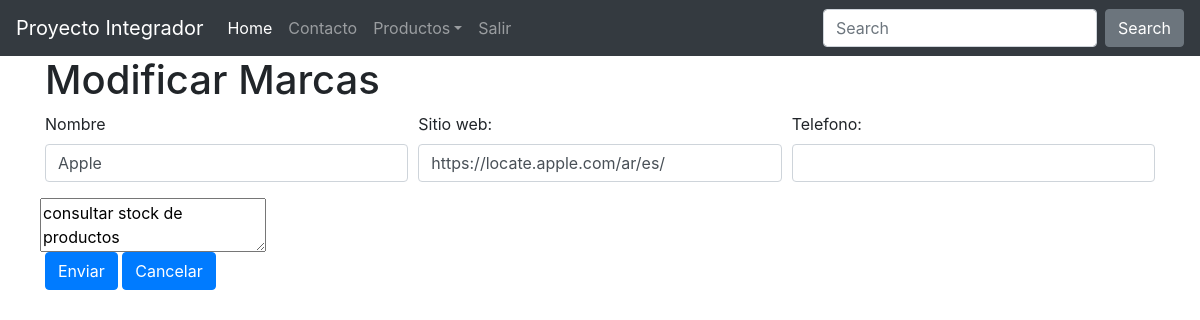
Screenshot of /marca-modificar.php?modificar=81 (signed in) with the database file from the repository.
### tables this page shows
CREATE TABLE `marcas` (
  `id_marca` int(10) UNSIGNED NOT NULL,
  `nombre` varchar(45) NOT NULL,
  `sitio_web` varchar(150) NOT NULL,
  `telefono` varchar(100) NOT NULL,
  `observaciones` varchar(500) DEFAULT NULL
);

### clases/Marca.php (called while the page is built, shortened)
<?php
    class Marca {
        public function findById($id) {
            $link=mysqli_connect('127.0.0.1','root','','digitalers');
            $sql=<<<AREASQL
                SELECT * FROM marcas WHERE id_marca='$id'
            AREASQL;
            $rs=mysqli_query($link,$sql);
            $columnas=mysqli_num_rows($rs);
            if ($columnas==1) {
                $file=mysqli_fetch_assoc($rs);
                $this->nombre=$file['nombre'];
                $this->sitio_web=$file['sitio_web'];
                $this->telefono=$file['telefono'];
                $this->observaciones=$file['observaciones'];
            } else {
                echo 'No se ha podido encontrar la marca';
            }
        }
    }

### marca_modificar_formulario.php (the view, shortened to what this page needs)
<?php
$titulo='Modificar Marcas';
echo '<h1>' . $titulo . '</h1>'
?>
<form action="" method="post">
    <div class="form-row">
        <div class="form-group col-md-4">
            <label for="nombre">Nombre</label>
            <input type="text" class="form-control" id="nombre" name="nombre" value="<?=$nombre ?>">
        </div>
        <div class="form-group col-md-4">
            <label for="web">Sitio web:</label>
            <input type="text" class="form-control" id="web" name="web" value="<?=$sitio_web ?>">
        </div>
        <div class="form-group col-md-4">
            <label for="telefono">Telefono:</label>
            <input type="number" class="form-control" id="telefono" name="telefono" value="<?=$telefono?>">
        </div>
    </div>
    <div class="form-row">
        <textarea name="observaciones" id="observaciones" placeholder="Observaciones"><?=$observaciones?></textarea>
    </div>
    <div class="form-row">
        <div class="form-group col-md-6">
            <button type="submit" class="btn btn-primary">Enviar</button>
            <a href="marcas_listado.php" class="btn btn-primary">Cancelar</a>
    </div>
</form>

### rows the page displays
marcas: nombre "Apple", web "https://locate.apple.com/ar/es/", observaciones "consultar stock de productos"

### other values shown
$titulo "Modificar Marcas"
